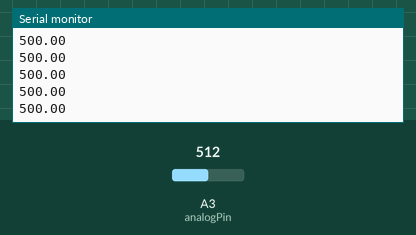
Simulated run of this sketch. Board: Arduino Uno, built with avr-gcc and run on an emulated ATmega328P. On the bench: the last lines printed to the serial monitor. The inputs (shaded band) are chosen by the test bench; at power-on: A3 (analogPin) = 512.

Above: at 1.2 s.
1.3 s: A3 (analogPin) set to 716
At 2.1 s:
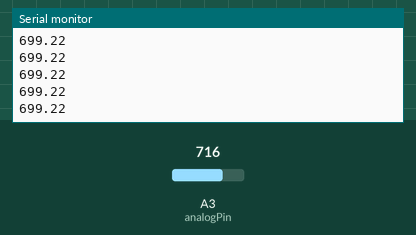
2.8 s: A3 (analogPin) set to 900
At 3.7 s:
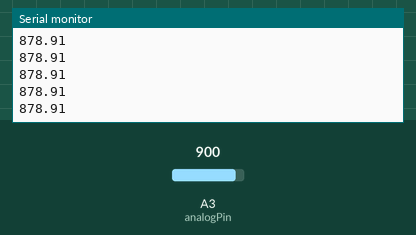
Timing chart, 0 to 5.8 s (numbered marks = the images above; inputs shaded):
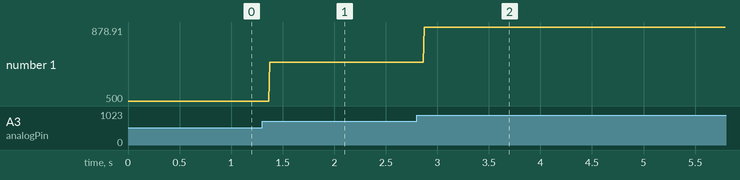

The sketch:

pressureTransducerTest.ino
```cpp
int analogPin = A3;
int val = 0;
int refVoltage = 5; // 5VDC
int numBits = 10;
int res = pow(2,numBits) - 1;
float pressure;

void setup() {
  // put your setup code here, to run once:
  Serial.begin(9600);
}

void loop() {
  // put your main code here, to run repeatedly:

  // get digital value corresponding
  val = analogRead(analogPin);
  //Serial.println(val);
  //Serial.println(res);

  pressure = val * 1000.0 / 1024;
  Serial.println(pressure);


}
```

Measured:
- after the input at 1.3 s, the serial monitor: prints a new line after 0.07 s (image 1)
- after the input at 2.8 s, the serial monitor: prints a new line after 0.07 s (image 2)
- plotted number 1: 500 → 699.22 after the input at 1.3 s, 699.22 → 878.91 after the input at 2.8 s
